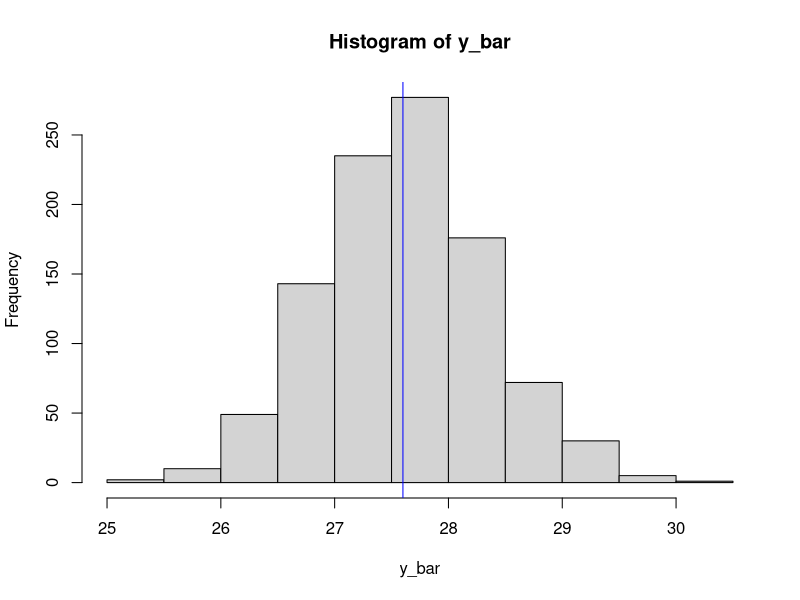
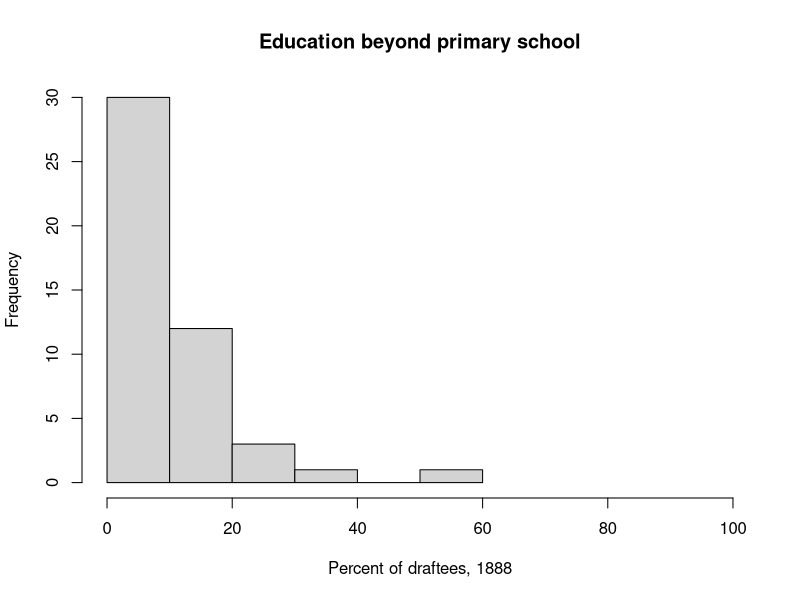
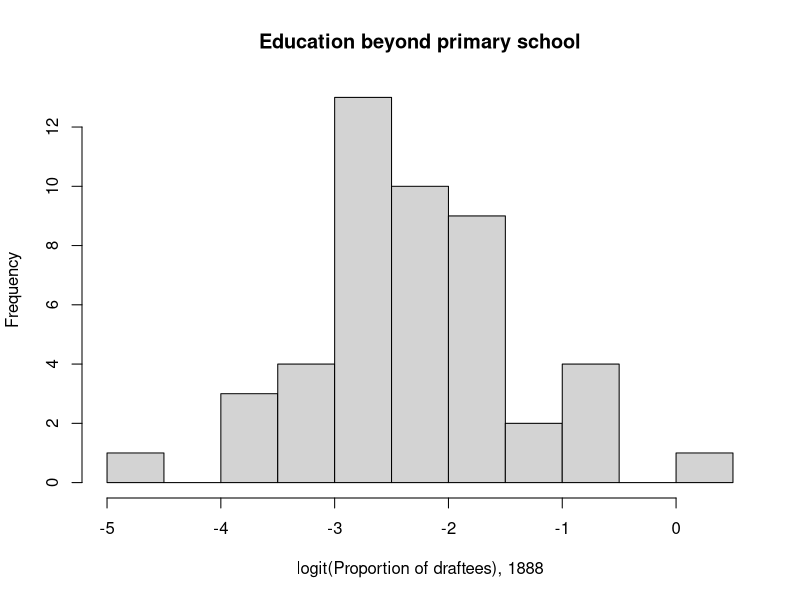
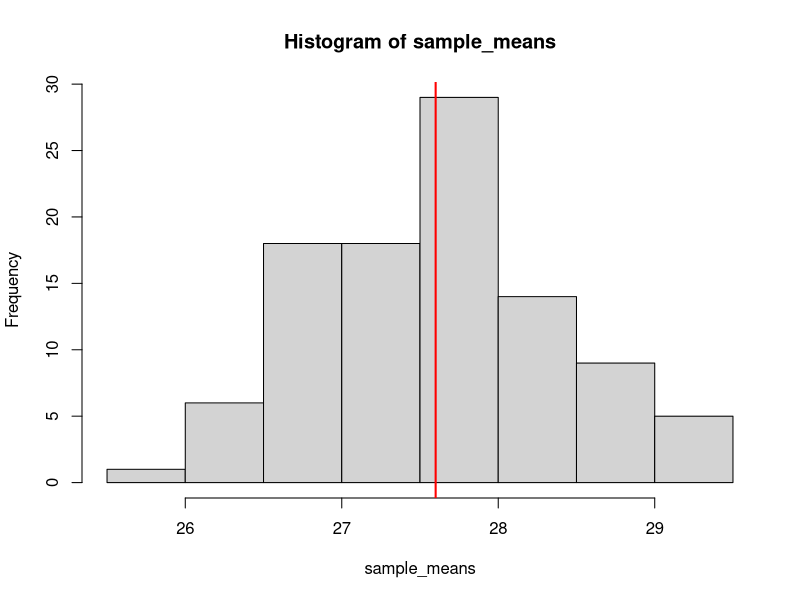
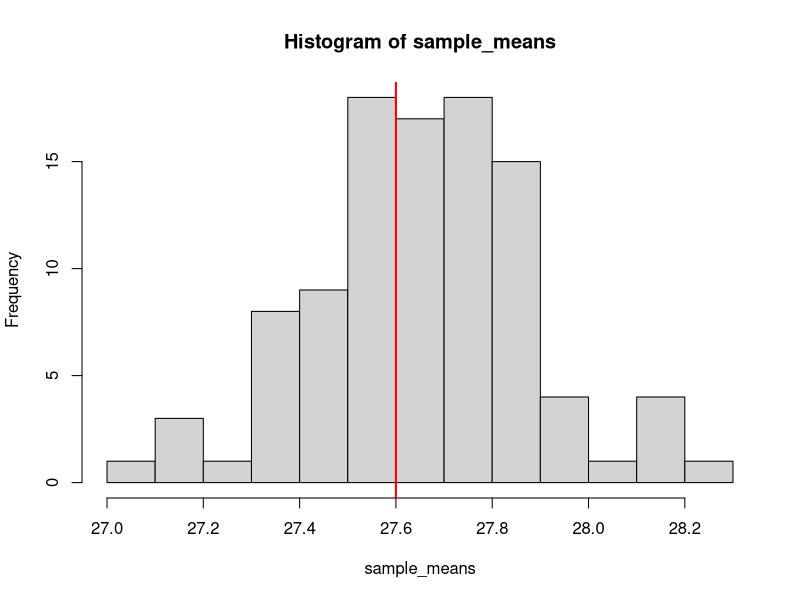

R code for these plots, in order:
## ---- chunk 1
#| message: false
#| warning: false
#| code-fold: false

library(tidyverse); theme_set(theme_classic())
library(readxl)
set.seed(2026)
## ---- chunk 2

## ---- chunk 3
#| code-fold: true
#| code-summary: "Proportion > 30"

mu <- 27.6
sigma <- 2.5

1 - pnorm(30, mu, sigma)
## ---- chunk 4

## ---- chunk 5
#| code-fold: true
#| code-summary: "Pr(23 < y < 24)"

pnorm(24, mu, sigma) - pnorm(23, mu, sigma)
## ---- chunk 6

## ---- chunk 7
#| code-fold: true
#| code-summary: "Lowest 30%"

qnorm(0.3, mu, sigma)
## ---- chunk 8

## ---- chunk 9
#| code-fold: true
#| code-summary: "Collect a random sample"

obs <- rnorm(12, mu, sigma)
## ---- chunk 10
#| code-fold: true
#| code-summary: "Sample mean and sd"
#| results: "hold"

# Mean:
mean(obs)

# sd:
sd(obs)
## ---- chunk 11

## ---- chunk 12
#| code-fold: true
#| code-summary: "Repeated sampling"

y_bar <- rep(0, 1000)
for(i in 1:1000) {
  y_bar[i] <- mean(rnorm(12, mu, sigma))
}
## ---- chunk 13
#| code-fold: true
#| code-summary: "Histogram"
hist(y_bar, breaks=15); abline(v=mu, col="blue")
## ---- chunk 14
#| code-fold: true
#| code-summary: "Mean of sample means"
#| results: "hold"
signif(mean(y_bar), 3)
## ---- chunk 15
str(swiss)
## ---- chunk 16

## ---- chunk 17
#| code-fold: true
#| code-summary: "Histogram"

hist(swiss$Education, 
     xlim=c(0, 100), 
     main="Education beyond primary school",
     xlab="Percent of draftees, 1888")
## ---- chunk 18

## ---- chunk 19
#| code-fold: true
#| code-summary: "Transformation and histogram"

hist(boot::logit(swiss$Education/100), 
     main="Education beyond primary school",
     xlab="logit(Proportion of draftees), 1888")
## ---- chunk 20
#| code-fold: true
#| code-summary: "Solution"

sigma <- 2.5
n <- 12

sigma / sqrt(n)
## ---- chunk 21

## ---- chunk 22
#| code-fold: true
#| code-summary: "Solution"

n_samples <- 100
n <- 12
sample_means <- rep(0, n_samples)
for(i in 1:n_samples) {
  sample_means[i] <- rnorm(n, mu, sigma) |> mean()
}
## ---- chunk 23

## ---- chunk 24
#| code-fold: true
#| code-summary: "Solution"

hist(sample_means, breaks=10)
abline(v=mu, col="red", lwd=2)
## ---- chunk 25

## ---- chunk 26
#| code-fold: true
#| code-summary: "Solution"

sd(sample_means)
## ---- chunk 27

## ---- chunk 28
#| code-fold: true
#| code-summary: "Solution"

n <- 120

sigma / sqrt(n)
n_samples <- 100
sample_means <- rep(0, n_samples)
for(i in 1:n_samples) {
  sample_means[i] <- rnorm(n, mu, sigma) |> mean()
}
hist(sample_means, breaks=10)
abline(v=mu, col="red", lwd=2)
sd(sample_means)
